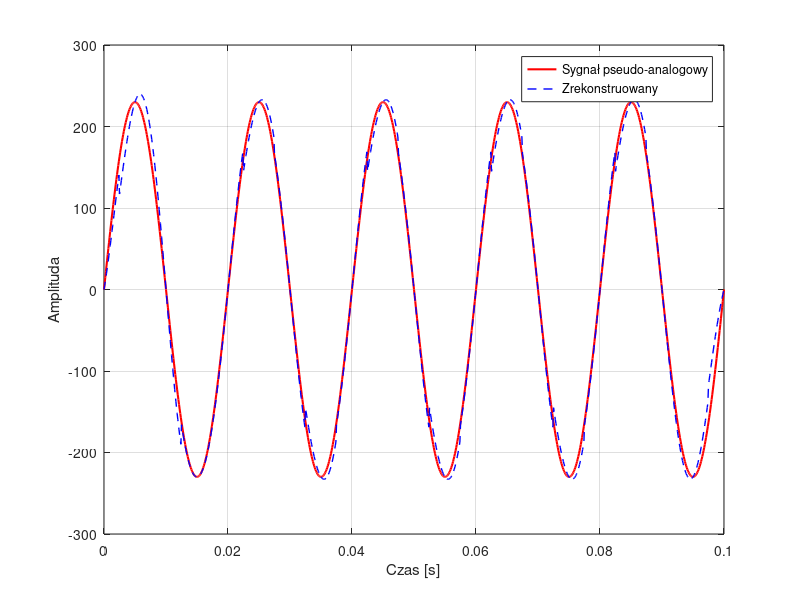
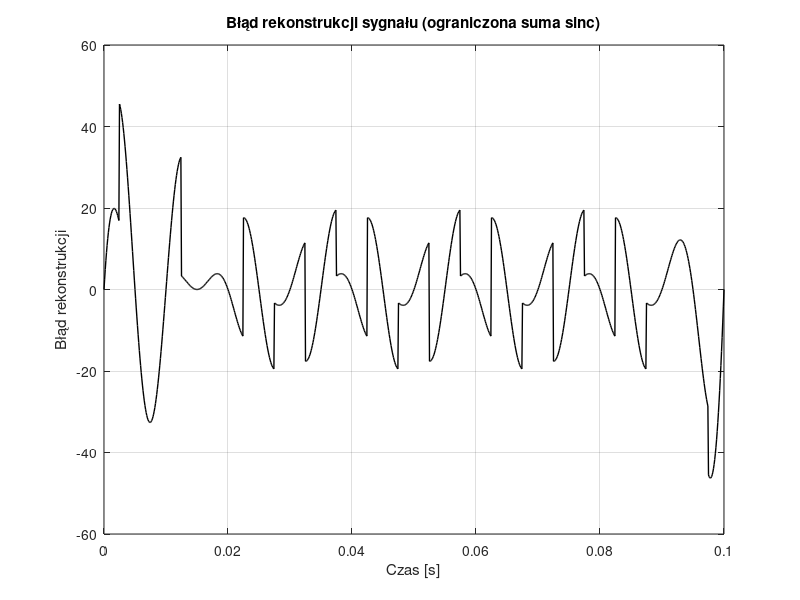

The MATLAB source for these figures, in order:
clear all;
close all;
clearvars;
clc;

% Parametry sygnału z zadania 1A
A = 230;
f = 50;
T = 0.1;

% Częstotliwości próbkowania
fs1 = 10000;  
fs3 = 200;    


t1 = 0:1/fs1:T;  
t3 = 0:1/fs3:T;   %punkty probek dla fs=200Hz
ts = 0:1/fs1:T;   %zmienilem z 0:0.02:T, poniewaz wtedy wychodzily kanciaste wykresy zamiast sinusa, teraz jest sinus

% Sygnał pseudo analog
y_analog = A * sin(2 * pi * f * ts);
% Sygnał próbkowany 200Hz
y3 = A * sin(2 * pi * f * t3);

%Kod z pdf
xhat = zeros(size(ts));

for idx = 1:length(ts)
    t = ts(idx);
    xhat(idx) = 0; 
    for n = -3:3  % Zakres sinc
        sample_idx = round((t * fs3)) + n; 
        if sample_idx >= 1 && sample_idx <= length(y3) 
            %T=1/fs3, nT=t3(sample_idx)
            xhat(idx) = xhat(idx) + y3(sample_idx) * sinc(fs3 * (t - t3(sample_idx)));
        end
    end
end




figure;
plot(ts, y_analog, 'r', 'LineWidth', 1.5); hold on; 
plot(ts, xhat, 'b--', 'LineWidth', 1);  
legend('Sygnał pseudo-analogowy', 'Zrekonstruowany');
xlabel('Czas [s]');
ylabel('Amplituda');
grid on;

% Błąd rekonstrukcji
error_signal = y_analog - xhat;

figure;
plot(ts, error_signal, 'k', 'LineWidth', 1);
xlabel('Czas [s]');
ylabel('Błąd rekonstrukcji');
title('Błąd rekonstrukcji sygnału (ograniczona suma sinc)');
grid on;
